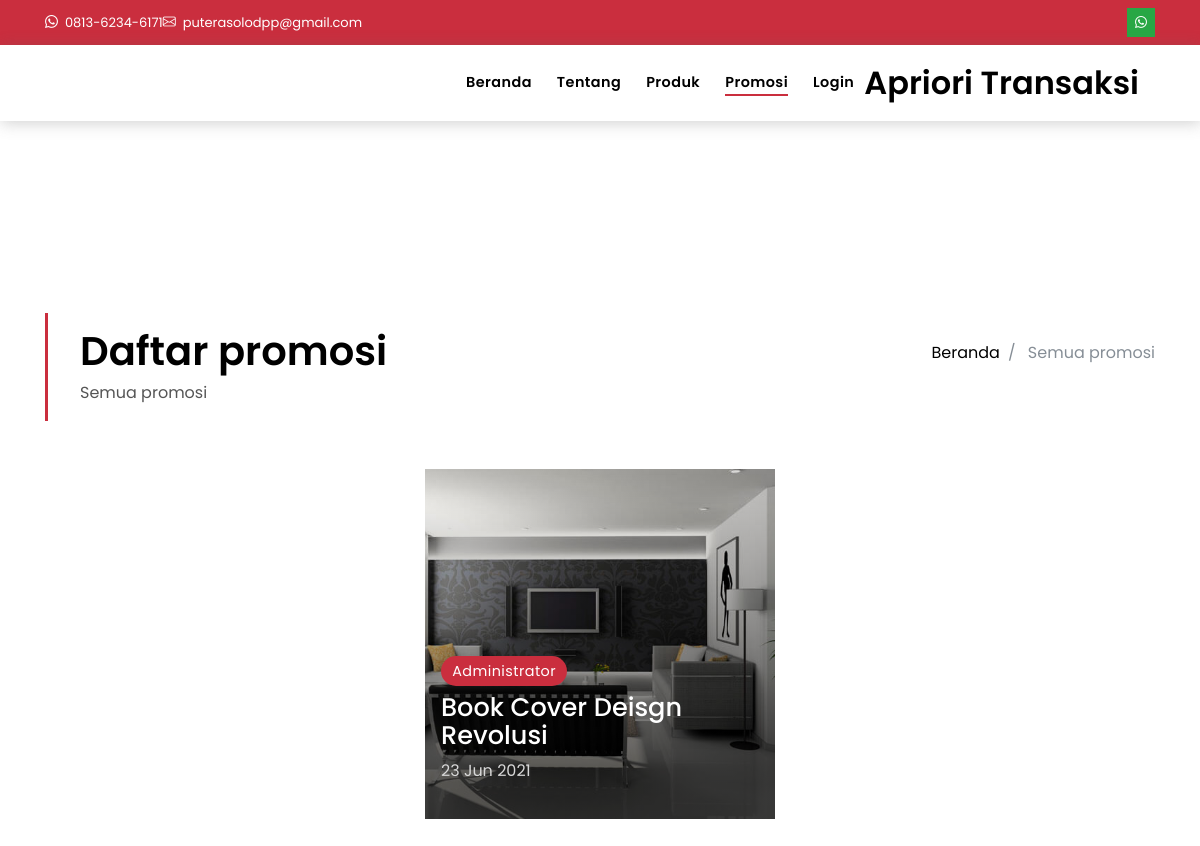
Screenshot of /berita with the database file from the repository.
### tables this page shows
CREATE TABLE `config` (
  `id_config` int NOT NULL,
  `nama` varchar(254) NOT NULL,
  `email` varchar(100) NOT NULL,
  `nohp` varchar(20) NOT NULL,
  `alamat` text NOT NULL,
  `no_rek` varchar(100) DEFAULT NULL,
  `pemilik_rek` varchar(100) DEFAULT NULL,
  `bank_rek` varchar(100) DEFAULT NULL,
  `foto_rek` varchar(100) DEFAULT NULL,
  `limit_produk` int DEFAULT NULL
);

CREATE TABLE `artikel` (
  `idartikel` int NOT NULL,
  `judul` varchar(50) NOT NULL,
  `slug` varchar(50) NOT NULL,
  `isi` longtext NOT NULL,
  `cover` varchar(100) NOT NULL,
  `time` timestamp NOT NULL DEFAULT CURRENT_TIMESTAMP ON UPDATE CURRENT_TIMESTAMP,
  `status` enum('aktif','nonaktif') NOT NULL
);

### application/controllers/Home.php (called while the page is built, shortened)
<?php
class Home extends CI_Controller
{
	public function __construct()
	{
		$this->load->model('M_data');
		$this->load->model('MData');
		$this->data = $this->db->get('config')->row();
	}
	public function a($slug = null)
	{
		if ($slug) {
			$data['web']	= $this->data;
			$data['title']	= $data['web']->nama;
			$data['data']	= $this->M_data->artikel_detail($slug)->row();
			$data['body']	= 'front/page/artikel_single';
			$this->load->view('front/template', $data);
		} else {
			$data['web']	= $this->data;
			$data['title']	= $data['web']->nama;
			$data['data']	= $this->M_data->artikel_all()->result();
			$data['body']	= 'front/page/artikel';
			$this->load->view('front/template', $data);
		}
	}
}

### index.php (called while the page is built, shortened)
<?php
require_once BASEPATH.'core/CodeIgniter.php';

### application/models/M_data.php (called while the page is built, shortened)
<?php
class M_data extends CI_Model
{
	public function artikel_all()
	{
		$this->db->select('*');
		$this->db->from('artikel');
		$this->db->order_by('artikel.idartikel', 'desc');
		return $this->db->get();
	}
}

### application/views/front/template.php (the view, shortened to what this page needs)
<!DOCTYPE html>
<html lang="en">
<head>
  <link href="<?= base_url() ?>assets/vendor/animate.css/animate.min.css" rel="stylesheet">
  <link href="<?= base_url() ?>assets/vendor/bootstrap/css/bootstrap.min.css" rel="stylesheet">
  <link href="<?= base_url() ?>assets/vendor/bootstrap-icons/bootstrap-icons.css" rel="stylesheet">
  <link href="<?= base_url() ?>assets/vendor/swiper/swiper-bundle.min.css" rel="stylesheet">
  <link href="<?= base_url() ?>assets/css/style.css" rel="stylesheet">
</head>
<body>
  <?php
  $uri = $this->uri->segment(1);
  ?>
  <div class="d-none d-md-block" style="background-color: #ca2e3e;">
    <div class="container">
      <div class="d-flex align-items-center justify-content-between py-2" style="font-size: 13px;">
        <div class="d-flex align-items-center justify-content-between gap-4">
          <a href="https://wa.me/<?= $web->nohp ?>" target="_blank" class="text-decoration-none text-white">
            <i class="bi-whatsapp text-white"></i>&nbsp; <?= $web->nohp ?>
          </a>
          <a href="mailto:<?= $web->email ?>" target="_blank" class="text-decoration-none text-white">
            <i class="bi-envelope text-white"></i>&nbsp; <?= $web->email ?>
          </a>
        </div>
        <div class="d-flex align-items-center justify-content-end gap-1">
          <a href="https://wa.me/6281362346171 " class="text-decoration-none bg-success p-2 w-100 rounded-2 d-flex align-items-center" target="_blank" style="line-height: 12px;">
            <i class="bi-whatsapp text-white" style="font-size: 12px;"></i>
          </a>
        </div>
      </div>
    </div>
  </div>
  <nav class="navbar navbar-default navbar-trans navbar-expand-lg sticky-top">
    <div class="container">
      <div class="navbar-collapse collapse" id="navbarDefault">
        <ul class="navbar-nav ml-auto">
          <li class="nav-item">
            <a class="nav-link <?= $uri === '' || $uri === 'home' ? 'active' : '' ?>" href="<?= base_url() ?>">Beranda</a>
          </li>
          <li class="nav-item">
            <a class="nav-link <?= $uri === 'about' ? 'active' : '' ?>" href="<?= base_url('about') ?>">Tentang</a>
          </li>
          <li class="nav-item">
            <a class="nav-link <?= $uri === 'penyewaan_gedung' ? 'active' : '' ?>" href="<?= base_url('penyewaan_gedung') ?>">Produk</a>
          </li>
          <li class="nav-item">
            <a class="nav-link <?= $uri === 'berita' ? 'active' : '' ?>" href="<?= base_url('berita') ?>">Promosi</a>
          </li>
          <?php if (!$this->session->userdata('userid')) : ?>
            <li class="nav-item">
              <a class="nav-link " href="<?= base_url('auth') ?>">Login</a>
            </li>
          <?php endif ?>
        </ul>
      </div>
 <a class="navbar-brand text-brand" href="<?= base_url() ?>"><?= $web->nama ?></a>
    </div>
  </nav>
  <?php $this->load->view($body) ?>
</body>
</html>

### application/views/front/page/artikel.php
<main id="main">
  <section class="intro-single">
    <div class="container">
      <div class="row">
        <div class="col-md-12 col-lg-8">
          <div class="title-single-box">
            <h1 class="title-single">Daftar promosi</h1>
            <span class="color-text-a">Semua promosi</span>
          </div>
        </div>
        <div class="col-md-12 col-lg-4">
          <nav aria-label="breadcrumb" class="breadcrumb-box d-flex justify-content-lg-end">
            <ol class="breadcrumb">
              <li class="breadcrumb-item">
                <a href="<?= base_url() ?>">Beranda</a>
              </li>
              <li class="breadcrumb-item active" aria-current="page">
                Semua promosi
              </li>
            </ol>
          </nav>
        </div>
      </div>
    </div>
  </section>
  <section class="news-grid grid">
    <div class="container">
      <div class="row justify-content-center">
        <?php foreach ($data as $t) { ?>
          <div class="col-md-4">
            <div class="card-box-b card-shadow news-box aspect1p1">
              <div class="img-box-b">
                <img src="<?= base_url('assets/img/artikel/' . $t->cover) ?>" alt="" class="img-b aspect1p1">
              </div>
              <div class="card-overlay">
                <div class="card-header-b">
                  <div class="card-category-b">
                    <a href="#" class="category-b" style="color: white">Administrator</a>
                  </div>
                  <div class="card-title-b">
                    <h2 class="title-2">
                      <a href="<?= base_url('berita/' . $t->slug) ?>"><?= ucwords($t->judul) ?></a>
                    </h2>
                  </div>
                  <div class="card-date">
                    <span class="date-b"><?= date('d M Y', strtotime($t->time)) ?></span>
                  </div>
                </div>
              </div>
            </div>
          </div>
        <?php } ?>
      </div>
    </div>
  </section>
</main>

### rows the page displays
config: nohp "0813-6234-6171", email "puterasolodpp@gmail.com", nama "Apriori Transaksi"
artikel: cover (picture), judul "Book Cover Deisgn Revolusi", time "23 Jun 2021"
